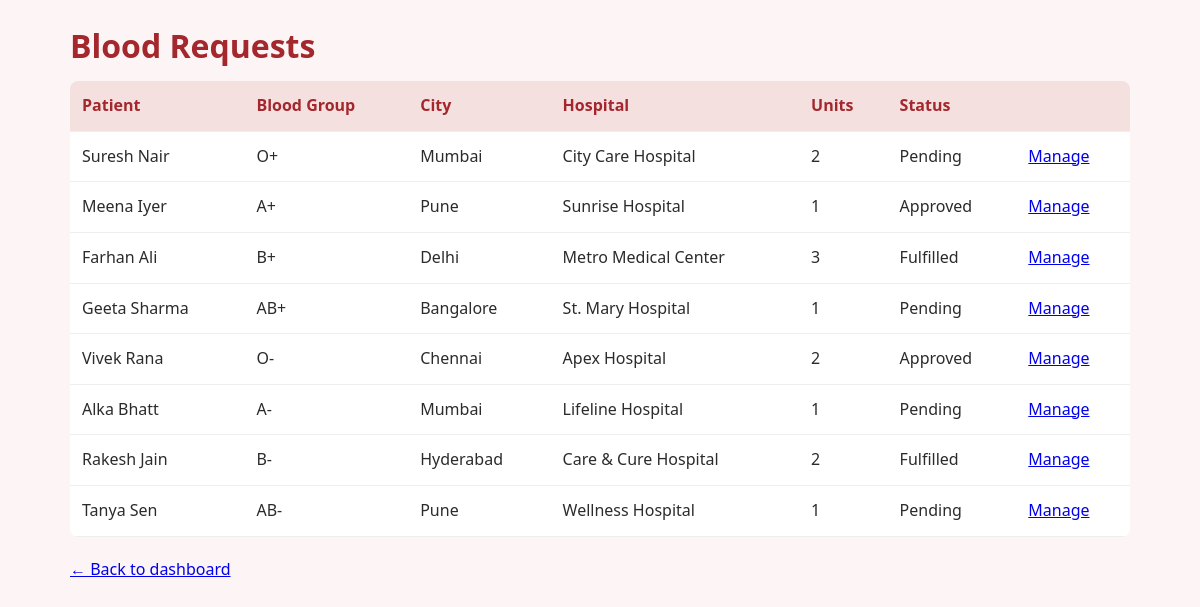
Screenshot of /admin/requests.php (signed in) with the database file from the repository.
### tables this page shows
CREATE TABLE IF NOT EXISTS requests (
  id INT AUTO_INCREMENT PRIMARY KEY,
  patient_name VARCHAR(150) NOT NULL,
  blood_group VARCHAR(5) NOT NULL,
  city VARCHAR(100) NOT NULL,
  contact_phone VARCHAR(20) NOT NULL,
  hospital_name VARCHAR(150),
  units_needed INT DEFAULT 1,
  status VARCHAR(50) DEFAULT 'Pending',
  created_at TIMESTAMP DEFAULT CURRENT_TIMESTAMP
);

### admin/requests.php (the view, shortened to what this page needs)
<?php
require_once '../config.php';
$requests = $pdo->query("SELECT * FROM requests ORDER BY created_at DESC")->fetchAll(PDO::FETCH_ASSOC);
?>
<!DOCTYPE html>
<html>
<head>
    <link rel="stylesheet" href="../css/style.css">
</head>
<body>
<div class="container">
    <h1>Blood Requests</h1>
    <table class="cart-table">
        <thead>
            <tr>
                <th>Patient</th><th>Blood Group</th><th>City</th><th>Hospital</th><th>Units</th><th>Status</th><th></th>
            </tr>
        </thead>
        <tbody>
            <?php foreach ($requests as $req): ?>
                <tr>
                    <td><?php echo htmlspecialchars($req['patient_name']); ?></td>
                    <td><?php echo htmlspecialchars($req['blood_group']); ?></td>
                    <td><?php echo htmlspecialchars($req['city']); ?></td>
                    <td><?php echo htmlspecialchars($req['hospital_name']); ?></td>
                    <td><?php echo $req['units_needed']; ?></td>
                    <td><?php echo htmlspecialchars($req['status']); ?></td>
                    <td><a href="view_request.php?id=<?php echo $req['id']; ?>">Manage</a></td>
                </tr>
            <?php endforeach; ?>
        </tbody>
    </table>
    <p><a href="dashboard.php">&larr; Back to dashboard</a></p>
</div>
</body>
</html>

### css/style.css (style rules this page uses)
* { box-sizing: border-box; margin: 0; padding: 0; }
body { font-family: 'Segoe UI', Arial, sans-serif; background: #fdf5f5; color: #2b2b2b; line-height: 1.6; }
.container { max-width: 1100px; margin: 0 auto; padding: 20px; }
h1 { margin-bottom: 10px; color: #a3272c; }
.cart-table { width: 100%; border-collapse: collapse; background: #fff; border-radius: 8px; overflow: hidden; margin-bottom: 20px; }
.cart-table th, .cart-table td { padding: 12px; text-align: left; border-bottom: 1px solid #eee; }
.cart-table th { background: #f5e0e0; color: #a3272c; }

### rows the page displays
requests: patient_name "Suresh Nair", blood_group "O+", city "Mumbai", hospital_name "City Care Hospital", units_needed "2", status "Pending"
requests: patient_name "Meena Iyer", blood_group "A+", city "Pune", hospital_name "Sunrise Hospital", units_needed "1", status "Approved"
requests: patient_name "Farhan Ali", blood_group "B+", city "Delhi", hospital_name "Metro Medical Center", units_needed "3", status "Fulfilled"
requests: patient_name "Geeta Sharma", blood_group "AB+", city "Bangalore", hospital_name "St. Mary Hospital", units_needed "1", status "Pending"
requests: patient_name "Vivek Rana", blood_group "O-", city "Chennai", hospital_name "Apex Hospital", units_needed "2", status "Approved"
requests: patient_name "Alka Bhatt", blood_group "A-", city "Mumbai", hospital_name "Lifeline Hospital", units_needed "1", status "Pending"
requests: patient_name "Rakesh Jain", blood_group "B-", city "Hyderabad", hospital_name "Care & Cure Hospital", units_needed "2", status "Fulfilled"
requests: patient_name "Tanya Sen", blood_group "AB-", city "Pune", hospital_name "Wellness Hospital", units_needed "1", status "Pending"
